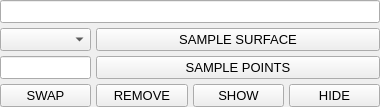
	<widget class="QWidget" name="panelSamples">
	  <property name="sizePolicy">
	    <sizepolicy hsizetype="Expanding" vsizetype="Fixed">
	      <horstretch>0</horstretch>
	      <verstretch>0</verstretch>
	    </sizepolicy>
	  </property>
	  <property name="visible">
	    <bool>false</bool>
	  </property>

	  <layout class="QGridLayout" name="panelSamplesGridLayout">
	    <property name="leftMargin">
	      <number>0</number>
	    </property>
	    <property name="topMargin">
	      <number>0</number>
	    </property>
	    <property name="rightMargin">
	      <number>0</number>
	    </property>
	    <property name="bottomMargin">
	      <number>0</number>
	    </property>
	    <property name="spacing">
	      <number>5</number>
	    </property>

	    <item row="0" column="0" colspan="4">
	      <widget class="QLineEdit" name="editSamplesStatus">
		<property name="sizePolicy">
		  <sizepolicy hsizetype="Expanding" vsizetype="Fixed">
		    <horstretch>1</horstretch>
		    <verstretch>0</verstretch>
		  </sizepolicy>
		</property>
		<property name="text">
		  <string/>
		</property>
		<property name="readOnly">
		  <bool>true</bool>
		</property>
		<property name="font">
		  <font>
		    <pointsize>10</pointsize>
		  </font>
		</property>
		<property name="alignment">
		  <set>Qt::AlignCenter</set>
		</property>
	      </widget>
	    </item>

	    <item row="1" column="0">
	      <widget class="QComboBox" name="comboSampleSurface">
		<property name="sizePolicy">
		  <sizepolicy hsizetype="Expanding" vsizetype="Fixed">
		    <horstretch>1</horstretch>
		    <verstretch>0</verstretch>
		  </sizepolicy>
		</property>
		<property name="font">
		  <font>
		    <pointsize>10</pointsize>
		  </font>
		</property>
	      </widget>
	    </item>

	    <item row="1" column="1" colspan="3">
	      <widget class="QPushButton" name="pushButtonSampleSurface">
		<property name="sizePolicy">
		  <sizepolicy hsizetype="Expanding" vsizetype="Fixed">
		    <horstretch>1</horstretch>
		    <verstretch>0</verstretch>
		  </sizepolicy>
		</property>
		<property name="text">
		  <string>SAMPLE SURFACE</string>
		</property>
		<property name="font">
		  <font>
		    <pointsize>10</pointsize>
		  </font>
		</property>
	      </widget>
	    </item>

	    <item row="2" column="0">
	      <widget class="QLineEdit" name="editSamplesNumber">
		<property name="sizePolicy">
		  <sizepolicy hsizetype="Expanding" vsizetype="Fixed">
		    <horstretch>1</horstretch>
		    <verstretch>0</verstretch>
		  </sizepolicy>
		</property>
		<property name="text">
		  <string/>
		</property>
		<property name="readOnly">
		  <bool>true</bool>
		</property>
		<property name="font">
		  <font>
		    <pointsize>10</pointsize>
		  </font>
		</property>
	      </widget>
	    </item>

	    <item row="2" column="1" colspan="3">
	      <widget class="QPushButton" name="pushButtonSamplePoints">
		<property name="sizePolicy">
		  <sizepolicy hsizetype="Expanding" vsizetype="Fixed">
		    <horstretch>1</horstretch>
		    <verstretch>0</verstretch>
		  </sizepolicy>
		</property>
		<property name="text">
		  <string>SAMPLE POINTS</string>
		</property>
		<property name="font">
		  <font>
		    <pointsize>10</pointsize>
		  </font>
		</property>
	      </widget>
	    </item>

	    <item row="3" column="0">
	      <widget class="QPushButton" name="pushButtonSamplesSwap">
		<property name="sizePolicy">
		  <sizepolicy hsizetype="Expanding" vsizetype="Fixed">
		    <horstretch>1</horstretch>
		    <verstretch>0</verstretch>
		  </sizepolicy>
		</property>
		<property name="text">
		  <string>SWAP</string>
		</property>
		<property name="font">
		  <font>
		    <pointsize>10</pointsize>
		  </font>
		</property>
	      </widget>
	    </item>

	    <item row="3" column="1">
	      <widget class="QPushButton" name="pushButtonSamplesRemove">
		<property name="sizePolicy">
		  <sizepolicy hsizetype="Expanding" vsizetype="Fixed">
		    <horstretch>1</horstretch>
		    <verstretch>0</verstretch>
		  </sizepolicy>
		</property>
		<property name="text">
		  <string>REMOVE</string>
		</property>
		<property name="font">
		  <font>
		    <pointsize>10</pointsize>
		  </font>
		</property>
	      </widget>
	    </item>

	    <item row="3" column="2">
	      <widget class="QPushButton" name="pushButtonSamplesShow">
		<property name="sizePolicy">
		  <sizepolicy hsizetype="Expanding" vsizetype="Fixed">
		    <horstretch>1</horstretch>
		    <verstretch>0</verstretch>
		  </sizepolicy>
		</property>
		<property name="text">
		  <string>SHOW</string>
		</property>
		<property name="font">
		  <font>
		    <pointsize>10</pointsize>
		  </font>
		</property>
	      </widget>
	    </item>

	    <item row="3" column="3">
	      <widget class="QPushButton" name="pushButtonSamplesHide">
		<property name="sizePolicy">
		  <sizepolicy hsizetype="Expanding" vsizetype="Fixed">
		    <horstretch>1</horstretch>
		    <verstretch>0</verstretch>
		  </sizepolicy>
		</property>
		<property name="text">
		  <string>HIDE</string>
		</property>
		<property name="font">
		  <font>
		    <pointsize>10</pointsize>
		  </font>
		</property>
	      </widget>
	    </item>

	  </layout> <!-- "panelPointsGridLayout" -->
	</widget>
